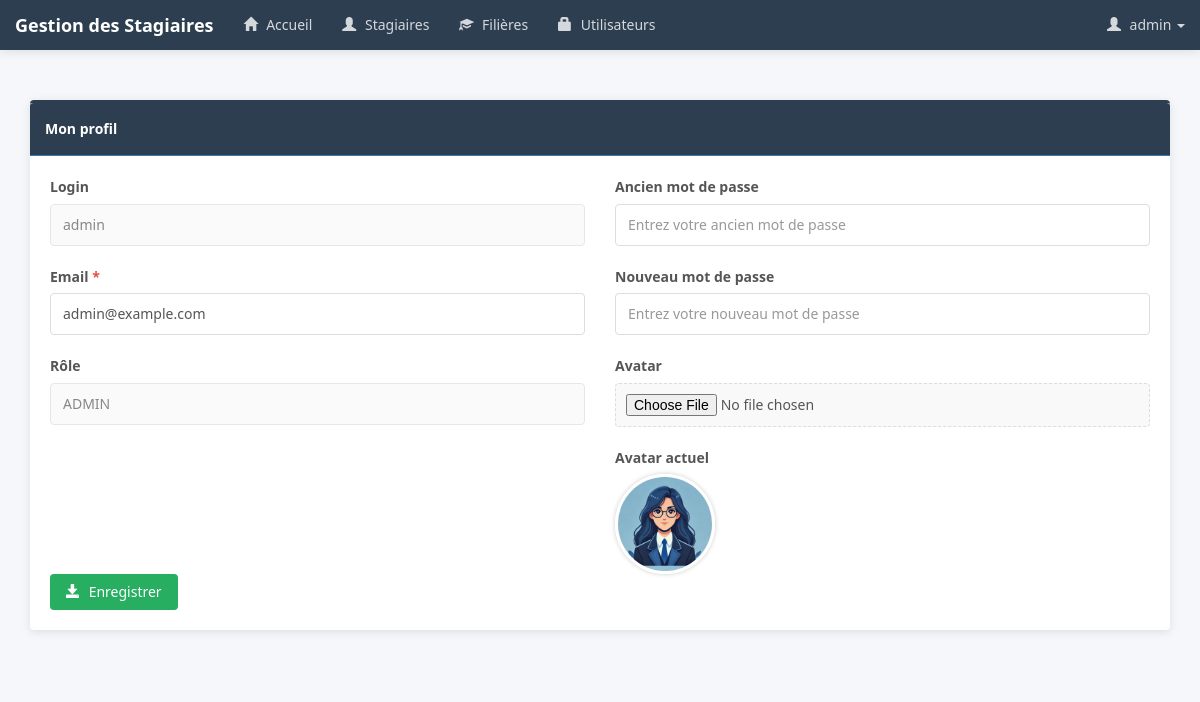
The app's page /pages/profile.php (signed in) with its own data.
### tables this page shows
CREATE TABLE IF NOT EXISTS utilisateur (
  iduser INT(11) NOT NULL AUTO_INCREMENT,
  login VARCHAR(50) NOT NULL,
  email VARCHAR(255) NOT NULL,
  pwd VARCHAR(255) NOT NULL,
  role VARCHAR(50) NOT NULL DEFAULT 'VISITEUR',
  etat INT(11) NOT NULL DEFAULT 1,
  avatar VARCHAR(100) DEFAULT NULL,
  PRIMARY KEY (iduser),
  UNIQUE KEY login (login)
);

### pages/profile.php (the view, shortened to what this page needs)
<?php
    require_once('../connexion.php');
    $idUser = $_SESSION['user']['iduser'];
    $requeteUser = "SELECT * FROM utilisateur WHERE iduser = ?";
    $params = array($idUser);
    $resultatUser = $pdo->prepare($requeteUser);
    $resultatUser->execute($params);
    $utilisateur = $resultatUser->fetch();
?>
<!DOCTYPE html>
<html>
<head>
    <link rel="stylesheet" href="https://maxcdn.bootstrapcdn.com/bootstrap/3.4.1/css/bootstrap.min.css">
    <link rel="stylesheet" href="../css/monstyle.css">
    <link rel="stylesheet" href="../css/style-moderne.css">
</head>
<body>
    <?php include("menu.php"); ?>
    <div class="container">
        <div class="panel panel-primary margetop">
            <div class="panel-heading">Mon profil</div>
            <div class="panel-body">
                <form method="post" action="" enctype="multipart/form-data">
                    <div class="row">
                        <div class="col-md-6">
                            <div class="form-group">
                                <label for="login">Login</label>
                                <input type="text" name="login" id="login" class="form-control" value="<?php echo $utilisateur['login']; ?>" readonly>
                            </div>
                            <div class="form-group">
                                <label for="email" class="required">Email</label>
                                <input type="email" name="email" id="email" class="form-control" value="<?php echo $utilisateur['email']; ?>" required>
                            </div>
                            <div class="form-group">
                                <label for="role">Rôle</label>
                                <input type="text" name="role" id="role" class="form-control" value="<?php echo $utilisateur['role']; ?>" readonly>
                            </div>
                        </div>
                        <div class="col-md-6">
                            <div class="form-group">
                                <label for="oldPwd">Ancien mot de passe</label>
                                <input type="password" name="oldPwd" id="oldPwd" class="form-control" placeholder="Entrez votre ancien mot de passe">
                            </div>
                            <div class="form-group">
                                <label for="newPwd">Nouveau mot de passe</label>
                                <input type="password" name="newPwd" id="newPwd" class="form-control" placeholder="Entrez votre nouveau mot de passe">
                            </div>
                            <div class="form-group">
                                <label for="avatar">Avatar</label>
                                <input type="file" name="avatar" id="avatar" class="form-control">
                            </div>
                            <div class="form-group">
                                <label>Avatar actuel</label>
                                <div>
                                    <img src="../images/<?php echo $utilisateur['avatar'] ? $utilisateur['avatar'] : 'profile.png'; ?>"
                                         width="100" height="100" class="img-circle">
                                </div>
                            </div>
                        </div>
                    </div>
                    <button type="submit" class="btn btn-primary">
                        <i class="glyphicon glyphicon-save"></i> Enregistrer
                    </button>
                </form>
            </div>
        </div>
    </div>
</body>
</html>

### css/style-moderne.css (style rules this page uses)
:root { --primary-color: #2c3e50; --secondary-color: #27ae60; --accent-color: #e74c3c; --light-color: #ecf0f1; --dark-color: #2c3e50; --success-color: #27ae60; --warning-color: #f39c12; --danger-color: #e74c3c; --info-color: #3498db; --text-color: #333; --border-radius: 4px; --box-shadow: 0 2px 10px rgba(0, 0, 0, 0.1); }
body { font-family: "Segoe UI", Tahoma, Geneva, Verdana, sans-serif; background-color: #f5f7fa; color: var(--text-color); line-height: 1.6; }
.container { padding-top: 20px; padding-bottom: 20px; }
.panel { border: none; border-radius: var(--border-radius); box-shadow: var(--box-shadow); margin-bottom: 25px; overflow: hidden; }
.panel-heading { font-weight: 600; padding: 15px; border-bottom: 1px solid rgba(0, 0, 0, 0.1); }
.panel-body { padding: 20px; }
.panel-primary { border-top: 3px solid var(--primary-color); }
.panel-primary > .panel-heading { background-color: var(--primary-color); color: white; }
.form-control { border-radius: var(--border-radius); border: 1px solid #ddd; padding: 10px 12px; height: auto; box-shadow: none; transition: border-color 0.2s, box-shadow 0.2s; }
.form-group { margin-bottom: 20px; }
.btn { border-radius: var(--border-radius); font-weight: 500; padding: 8px 16px; transition: all 0.2s; border: none; }
.btn-primary { background-color: var(--primary-color); }
.glyphicon { margin-right: 5px; }
.margetop { margin-top: 80px; }
.btn-primary { background-color: #27ae60 !important; }
input[type="file"] { padding: 10px; border: 1px dashed #ddd; border-radius: var(--border-radius); width: 100%; background-color: #f9f9f9; }
.btn .glyphicon { margin-right: 5px; }
.img-circle { border: 3px solid white; box-shadow: 0 0 5px rgba(0, 0, 0, 0.2); object-fit: cover; transition: transform 0.3s ease; }
.btn, a { position: relative; overflow: hidden; }
.btn:after, a:after { content: ""; position: absolute; top: 50%; left: 50%; width: 5px; height: 5px; background: rgba(255, 255, 255, 0.5); opacity: 0; border-radius: 100%; transform: scale(1, 1) translate(-50%); transform-origin: 50% 50%; }
.form-control, .btn, a, .navbar-inverse .navbar-nav > li > a { transition: all 0.3s ease; }
.form-group:last-child { margin-bottom: 0; }
form { margin-bottom: 0; }
label { font-weight: 600; color: #555; }
.required:after { content: " *"; color: var(--danger-color); }
.form-control:disabled, .form-control[readonly] { background-color: #f8f9fa; opacity: 0.7; }

### records on screen
utilisateur: login "admin", email "admin@example.com", role "ADMIN", avatar (picture)

### other values on screen
$_SESSION['user']['login'] "admin"
